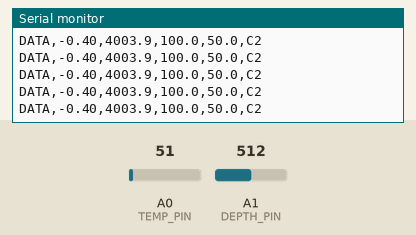
This sketch was run on a simulated Arduino Uno, built with avr-gcc and run on an emulated ATmega328P. Parts: the last lines printed to the serial monitor. Inputs (shaded band) come from the test bench; at power-on: A1 (DEPTH_PIN) = 512, A0 (TEMP_PIN) = 51.

Above: at 1.7 s.
1.8 s: A1 (DEPTH_PIN) set to 719
At 1.84 s:
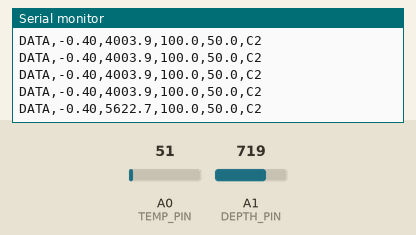
3.3 s: A1 (DEPTH_PIN) set to 740
At 3.37 s:
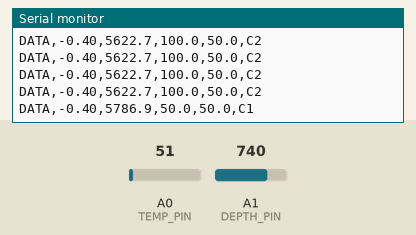
Timing chart, 0 to 6.3 s (numbered marks = the images above; inputs shaded):
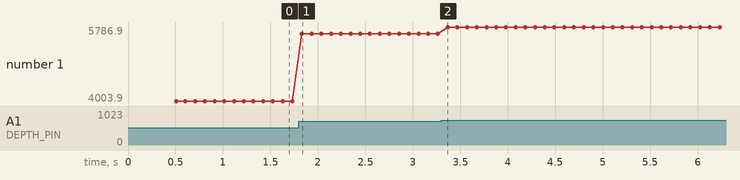

Measured:
- after the input at 1.8 s, the serial monitor: prints a new line at once (image 1)
- after the input at 3.3 s, the serial monitor: prints a new line after 0.07 s (image 2)
- plotted number 1: 4003.9 → 5622.7 after the input at 1.8 s, 5622.7 → 5786.9 after the input at 3.3 s

The sketch:

Waveform_generation.ino
```cpp
/*
  SIH26058 - Arduino -> PC Adaptive Frequency Stream

  Hardware:
    Pot 1 wiper -> A0 : Temperature
    Pot 2 wiper -> A1 : Depth
    Pot outer terminals -> 5V and GND

  Fixed for current prototype:
    Salinity   = 35 ppt
    Turbidity  = 100 NTU

  This sketch DOES NOT generate the 100/200 kHz acoustic waveform.
  It reads the two potentiometers, applies the same 5-row MATLAB LUT
  used in the working prototype, and streams the selected center
  frequency to the PC.

  The PC Python program then synthesizes and displays the LFM waveform.
*/

const int TEMP_PIN  = A0;
const int DEPTH_PIN = A1;

const float T_MIN = -2.0;
const float T_MAX = 30.0;
const float D_MIN = 0.0;
const float D_MAX = 8000.0;

const float FIXED_SALINITY  = 35.0;
const float FIXED_TURBIDITY = 100.0;

// Global constant bandwidth: 50 kHz
const float BW_KHZ = 50.0;

// Same 5-row MATLAB prototype LUT that already gave 100/200 kHz changes.
struct LutRow {
  float T;
  float depth;
  const char* mode;
  float fc_kHz;
};

LutRow lut[] = {
  { 1.2, 7680.0, "C1",  50.0 },
  { 7.6, 5600.0, "C2", 100.0 },
  {14.0, 3040.0, "C3", 200.0 },
  {20.4,  960.0, "C3", 200.0 },
  {26.8,   80.0, "C2", 100.0 }
};

const int LUT_N = sizeof(lut) / sizeof(lut[0]);

float adcToTemperature(int adc) {
  return T_MIN + (T_MAX - T_MIN) * ((float)adc / 1023.0);
}

float adcToDepth(int adc) {
  return D_MIN + (D_MAX - D_MIN) * ((float)adc / 1023.0);
}

int nearestLut(float T, float depth) {
  // Normalize dimensions so temperature and depth contribute comparably.
  float bestDist = 1.0e30;
  int bestIdx = 0;

  for (int i = 0; i < LUT_N; i++) {
    float dT = (T - lut[i].T) / (T_MAX - T_MIN);
    float dD = (depth - lut[i].depth) / (D_MAX - D_MIN);

    float dist2 = dT*dT + dD*dD;

    if (dist2 < bestDist) {
      bestDist = dist2;
      bestIdx = i;
    }
  }

  return bestIdx;
}

void setup() {
  Serial.begin(115200);
  delay(500);

  Serial.println("# SIH26058 adaptive frequency stream");
  Serial.println("# Format: DATA,T,Depth,fc_kHz,BW_kHz,Mode");
}

void loop() {
  int adcT = analogRead(TEMP_PIN);
  int adcD = analogRead(DEPTH_PIN);

  float T = adcToTemperature(adcT);
  float depth = adcToDepth(adcD);

  int idx = nearestLut(T, depth);

  Serial.print("DATA,");
  Serial.print(T, 2);
  Serial.print(",");
  Serial.print(depth, 1);
  Serial.print(",");
  Serial.print(lut[idx].fc_kHz, 1);
  Serial.print(",");
  Serial.print(BW_KHZ, 1);
  Serial.print(",");
  Serial.println(lut[idx].mode);

  delay(100);
}
```
